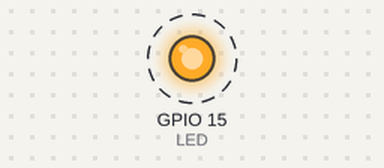
A sketch run on a simulated ESP8266 (NodeMCU). On the bench: output pins drawn as LEDs (lit = HIGH). Dashed ring = blinking. WiFi joins after 1.5 s; servers stay silent unless stated; what the sketch prints to the serial monitor is not drawn.

Above: at 2.0 s.
Timing chart, 0 to 6.1 s (numbered marks = the images above):
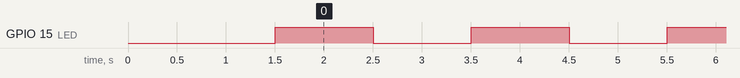

Measured:
- by itself, GPIO 15 (LED): alternates HIGH for 1.0 s and LOW for 1.0 s

The sketch:

MyIoTWidget.ino
```cpp
// Base ESP8266
#include <ESP8266WiFi.h>

#define LIGHT_SENSOR A0
#define LED 15
#define BUTTON 4

// This function runs once on startup
void setup() {
  // Initialize the serial port
  Serial.begin(115200);

  // Configure light sensor pin as an input
  pinMode(LIGHT_SENSOR, INPUT);

  // Configure LED pin as an output
  pinMode(LED, OUTPUT);

  // Configure BUTTON pin as an input with a pullup
  pinMode(BUTTON, INPUT_PULLUP);

  // Attempt to connect to a specific access point
  WiFi.begin("<your wifi access point name>", "<your wifi access point password>");

  // Keep checking the connection status until it is connected
  while (WiFi.status() != WL_CONNECTED) {
      delay(500);
  }

  // Print the IP address of your module
  Serial.println("IP address: ");
  Serial.println(WiFi.localIP());
}

// This function runs over and over again in a continuous loop
void loop() {
  // turn the LED on (HIGH is the voltage level)
  digitalWrite(LED, HIGH);

  // Wait for 1000 milliseconds
  delay(1000);

  // turn the LED off by making the voltage LOW
  digitalWrite(LED, LOW);

  // Wait another 1000 milliseconds
  delay(1000);

  // Send a message over the serial port
  Serial.println("Finished loop");
}
```
